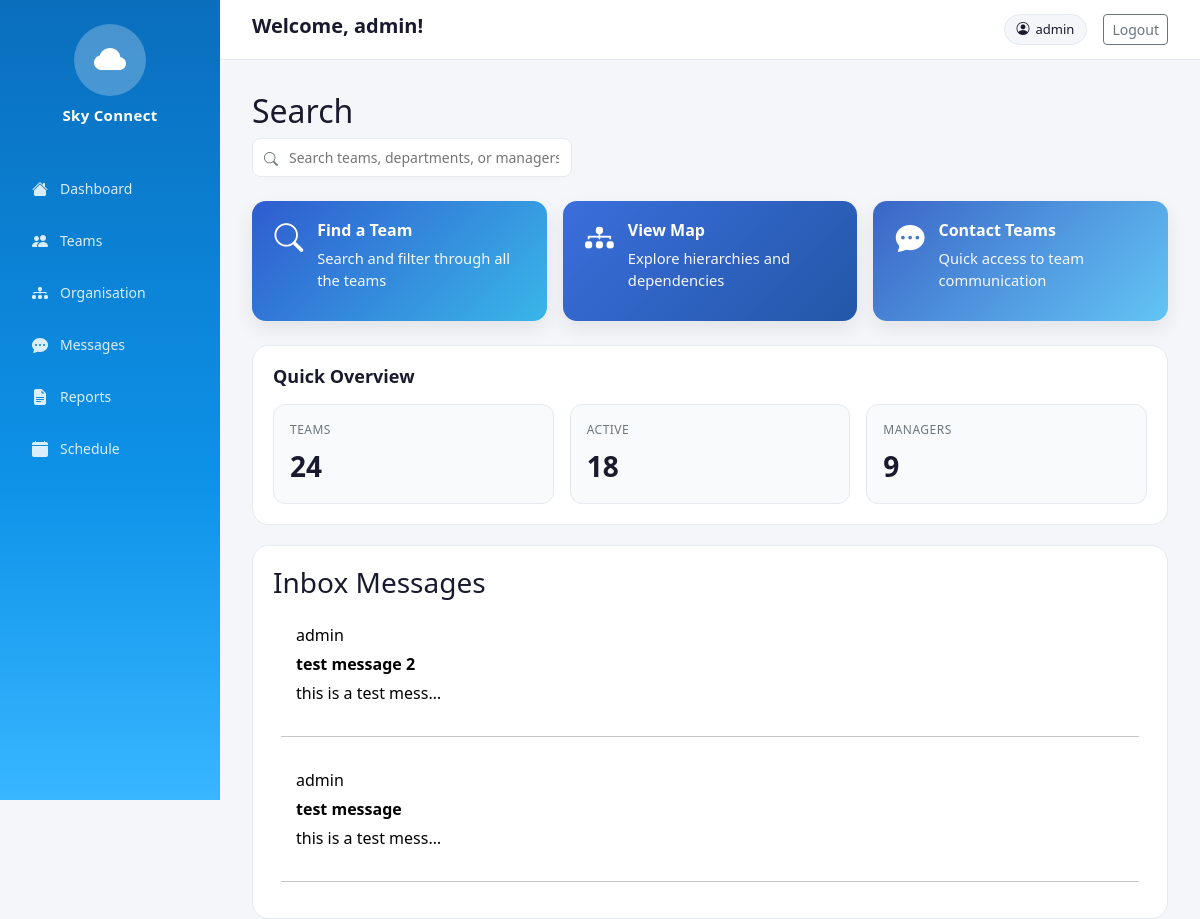
The page /dashboard/ (signed in) on the database its author committed.
### user_messages/models.py (models this page shows, shortened)
class user_messages(models.Model):
    sender = models.ForeignKey(
        User,
        on_delete=models.CASCADE,
        related_name='sent_messages'
    )
    receiver = models.ForeignKey(
        User,
        on_delete=models.CASCADE,
        related_name='received_messages',
        null=True,
        blank=True
    )
    subject = models.CharField(
        max_length=255,
        blank=True,
        null=True
    )
    body = models.TextField(
        blank=True,
        null=True
    )
    created_at = models.DateTimeField(auto_now_add=True)
    is_draft = models.BooleanField(default=False)

### dashboard/views.py (the view)
# urls.py: path('', dashboard_view, name='dashboard'),
def dashboard_view(request):
    inbox = user_messages.objects.filter(
        receiver=request.user,
        is_draft=False
    ).order_by('-id')
    return render(request, 'dashboard.html', {
        'inbox': inbox,
    })

### dashboard/templates/dashboard.html (shortened to what this page needs)
{% extends 'base.html' %}
{% load static %}
{% block page_title %}<h1>Welcome, {{ user.username }}!</h1>{% endblock %}
{% block content %}
<link rel="stylesheet" href="{% static 'css/Messages.css' %}">
<link rel="stylesheet" href="{% static 'css/dash.css' %}">
<div class="dashboard-search-row">
    <h2>Search</h2>
    <form method="get" action="{% url 'dashboard_search' %}">
    <div class="search-wrapper">
        <i class="bi bi-search"></i>
        <input type="text" name="search" class="search-input" placeholder="Search teams, departments, or managers...">
    </div>
</form>
</div>
<div class="dashboard-actions">
    <a href="/teams/" class="dashboard-action-card action-card-blue">
        <div class="action-icon"><i class="bi bi-search"></i></div>
        <div>
            <h3>Find a Team</h3>
            <p>Search and filter through all the teams</p>
        </div>
    </a>
    <a href="/organisation/" class="dashboard-action-card action-card-dark">
        <div class="action-icon"><i class="bi bi-diagram-3-fill"></i></div>
        <div>
            <h3>View Map</h3>
            <p>Explore hierarchies and dependencies</p>
        </div>
    </a>
    <a href="/messages/" class="dashboard-action-card action-card-light">
        <div class="action-icon"><i class="bi bi-chat-dots-fill"></i></div>
        <div>
            <h3>Contact Teams</h3>
            <p>Quick access to team communication</p>
        </div>
    </a>
</div>
<section class="dashboard-panel overview-panel">
    <div class="section-head">
        <h2>Quick Overview</h2>
    </div>
    <div class="dashboard-stats">
        <div class="stat-box">
            <span class="stat-label">Teams</span>
            <span class="stat-value">24</span>
        </div>
        <div class="stat-box">
            <span class="stat-label">Active</span>
            <span class="stat-value">18</span>
        </div>
        <div class="stat-box">
            <span class="stat-label">Managers</span>
            <span class="stat-value">9</span>
        </div>
    </div>
</section>
<section class="dashboard-panel inbox-panel">
    <h3>Inbox Messages</h3>
    <div class="inbox-scroll">
        {% for msg in inbox %}
            <a class="previewText" href="{% url 'messages' %}?message_id={{ msg.id }}">
                <div class="previewMessage">
                    <div class="messageText">{{ msg.sender.username }}</div>
                    <strong class="previewText messageText">{{ msg.subject }}</strong><br>
                    <div class="messageText">{{ msg.body|truncatechars:20 }}</div>
                </div>
            </a>
            <hr>
        {% empty %}
            <p>No messages in inbox</p>
        {% endfor %}
    </div>
</section>
{% endblock %}

### templates/base.html (shortened to what this page needs)
{% load static %}
<!DOCTYPE html>
<html lang="en">
<head>
    <link rel="stylesheet" href="https://cdn.jsdelivr.net/npm/bootstrap@5.3.0/dist/css/bootstrap.min.css">
    <link rel="stylesheet" href="https://cdn.jsdelivr.net/npm/bootstrap-icons@1.11.0/font/bootstrap-icons.css">
    <link rel="stylesheet" href="{% static 'css/style.css' %}">
</head>
<body>
<div class="app-wrapper">
    <aside class="sidebar">
        <div class="sidebar-logo">
            <div class="logo-cloud">
                <i class="bi bi-cloud-fill"></i>
            </div>
            <span class="logo-text">Sky Connect</span>
        </div>
        <nav class="sidebar-nav">
            <a href="/dashboard/" class="nav-item {% block nav_dashboard %}{% endblock %}">
                <i class="bi bi-house-fill"></i>
                <span>Dashboard</span>
            </a>
            <a href="/teams/" class="nav-item {% block nav_teams %}{% endblock %}">
                <i class="bi bi-people-fill"></i>
                <span>Teams</span>
            </a>
            <a href="/organisation/" class="nav-item {% block nav_org %}{% endblock %}">
                <i class="bi bi-diagram-3-fill"></i>
                <span>Organisation</span>
            </a>
            <a href="/messages/" class="nav-item {% block nav_messages %}{% endblock %}">
                <i class="bi bi-chat-dots-fill"></i>
                <span>Messages</span>
            </a>
             <a href="/reports/" class="nav-item {% block nav_reports %}{% endblock %}">
                <i class="bi bi-file-earmark-text-fill"></i>
                <span>Reports</span>
            </a>
            <a href="/schedule/" class="nav-item {% block nav_schedule %}{% endblock %}">
                <i class="bi bi-calendar-fill"></i>
                <span>Schedule</span>
            </a>
        </nav>
    </aside>
    <div class="main-area">
        <header class="topbar">
            <div class="topbar-left">
                {% block page_title %}{% endblock %}
            </div>
            <div class="topbar-right">
                {% if user.is_authenticated %}
                    <div class="user-pill">
                        <i class="bi bi-person-circle"></i>
                        <span>{{ user.username }}</span>
                    </div>
                    <a href="/signin/" class="btn btn-sm btn-outline-secondary ms-2">Logout</a>
                {% else %}
                    <a href="/signin/" class="btn btn-sm btn-outline-primary me-2">Login</a>
                    <a href="/signup/" class="btn btn-sm btn-primary">Sign Up</a>
                {% endif %}
            </div>
        </header>
        <main class="page-content">
            {% block content %}{% endblock %}
        </main>
    </div>
</div>
</body>
</html>

### static/css/style.css (style rules this page uses)
:root { --sky-blue: #0072ce; --sky-blue-dark: #005aa0; --sky-blue-light: #3399e0; --sidebar-bg: linear-gradient(180deg, #0a6ebd 0%, #0d92e8 60%, #38b6ff 100%); --sidebar-width: 220px; --topbar-height: 60px; --text-dark: #1a1a2e; --text-muted: #6c757d; --bg-light: #f4f6f9; --card-bg: #ffffff; --border-color: #e5e9f0; --active-badge: #22c55e; --inactive-badge: #94a3b8; --restructuring-badge: #f59e0b; --upstream-color: #3b82f6; --downstream-color: #ec4899; }
* { box-sizing: border-box; margin: 0; padding: 0; }
body { font-family: 'Segoe UI', sans-serif; background: var(--bg-light); color: var(--text-dark); }
.app-wrapper { display: flex; min-height: 100vh; }
.sidebar { width: var(--sidebar-width); background: var(--sidebar-bg); display: flex; flex-direction: column; position: fixed; top: 0; left: 0; height: 100vh; z-index: 100; padding: 1.5rem 1rem; }
.sidebar-logo { display: flex; flex-direction: column; align-items: center; margin-bottom: 2.5rem; gap: 8px; }
.logo-cloud { width: 72px; height: 72px; background: rgba(255, 255, 255, 0.25); border-radius: 50%; display: flex; align-items: center; justify-content: center; font-size: 2rem; color: white; }
.logo-text { color: white; font-size: 15px; font-weight: 700; letter-spacing: 0.3px; }
.sidebar-nav { display: flex; flex-direction: column; gap: 8px; }
.nav-item { display: flex; align-items: center; gap: 12px; padding: 10px 16px; border-radius: 12px; color: rgba(255, 255, 255, 0.85); text-decoration: none; font-size: 14px; font-weight: 500; transition: background 0.2s, color 0.2s; }
.nav-item i { font-size: 16px; }
.main-area { margin-left: var(--sidebar-width); flex: 1; display: flex; flex-direction: column; min-height: 100vh; }
.topbar { height: var(--topbar-height); background: white; border-bottom: 1px solid var(--border-color); display: flex; align-items: center; justify-content: space-between; padding: 0 2rem; position: sticky; top: 0; z-index: 50; }
.topbar-left h1 { font-size: 20px; font-weight: 600; color: var(--text-dark); }
.topbar-right { display: flex; align-items: center; gap: 8px; }
.user-pill { display: flex; align-items: center; gap: 6px; background: var(--bg-light); border: 1px solid var(--border-color); padding: 5px 12px; border-radius: 20px; font-size: 13px; font-weight: 500; }
.page-content { padding: 2rem; flex: 1; }
.search-wrapper { position: relative; flex: 1; max-width: 320px; }
.search-wrapper i { position: absolute; left: 12px; top: 50%; transform: translateY(-50%); color: var(--text-muted); font-size: 14px; }
.search-input { width: 100%; padding: 8px 12px 8px 36px; border: 1px solid var(--border-color); border-radius: 8px; font-size: 14px; background: white; outline: none; transition: border-color 0.2s; }

### static/css/Messages.css (style rules this page uses)
.previewMessage { border-radius: 15px; padding: 10px; transition: box-shadow 1s ease; }
.previewText { text-decoration: none; color: black; }
.messageText { padding: 5px; }

### rows shown on the page
user_messages: sender.username "admin", subject "test message 2", body "this is a test mess…"
user_messages: sender.username "admin", subject "test message", body "this is a test mess…"

### other values the page prints
{{ user.username }} "admin"
